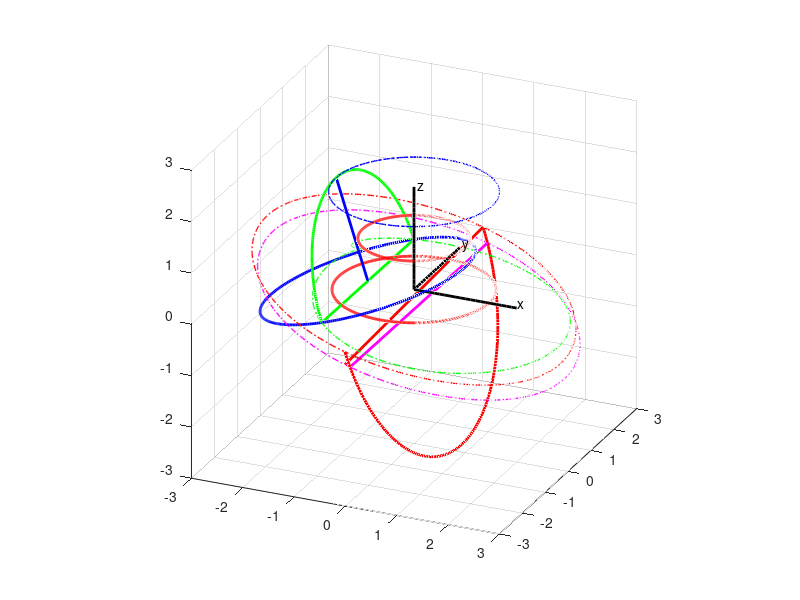

Write MATLAB code to recreate this figure.
% Plot moving 3D gear set with same size but lower part
% (show lower semi circle). The center of the smaller half piece
% is fixed.
% The max/min volume ratio depends on the angle
% try alpha=9, beta=gamma=18 (which leads to 2.6).
% Mengtang Li
% Apr 19
clear; clf; close all;

figure('OuterPosition', [50 50 1000 1000]);
grid minor; grid on; hold on;
% plot x-axis
xaxis_x = 0:0.1:2;
xaxis_y = zeros(1,size(xaxis_x,2));
xaxis_z = zeros(1,size(xaxis_x,2));
% plot y-axis
yaxis_x = zeros(1,size(xaxis_x,2));
yaxis_y = 0:0.1:2;
yaxis_z = zeros(1,size(xaxis_x,2));
% plot z-axis
zaxis_x = zeros(1,size(xaxis_x,2));
zaxis_y = zeros(1,size(xaxis_x,2));
zaxis_z = 0:0.1:2;
% specify the lengh of axis
xlim([-3 3]); ylim([-3 3]); zlim([-3 3]);
plot3(xaxis_x,xaxis_y,xaxis_z,'k','linewidth',2);
grid on; grid minor; hold on;
plot3(yaxis_x,yaxis_y,yaxis_z,'k','linewidth',2);
plot3(zaxis_x,zaxis_y,zaxis_z,'k','linewidth',2);
% legend('x-axis', 'y-axis', 'z-axis');
text(2.0,0.05,0.05,'x');
text(0.05,2.0,0.05,'y');
text(0.05,0.05,2.0,'z');
daspect([1 1 1]);
view(24,24);


alpha = 9*pi/180;
beta = 18*pi/180;
R = 1;
L = R*(2*sin(beta)-tan(beta))/(tan(beta)*sin(beta));
h = L;
angle = 0:0.01:2*pi;
n = size(angle,2);
x_record1 = zeros(1,n);
y_record1 = zeros(1,n);
z_record1 = zeros(1,n);
x_record2 = zeros(1,n);
y_record2 = zeros(1,n);
z_record2 = zeros(1,n);
x_record3 = zeros(1,n);
y_record3 = zeros(1,n);
z_record3 = zeros(1,n);
x_record4 = zeros(1,n);
y_record4 = zeros(1,n);
z_record4 = zeros(1,n);
x_record5 = zeros(1,n);
y_record5 = zeros(1,n);
z_record5 = zeros(1,n);
x_record6 = zeros(1,n);
y_record6 = zeros(1,n);
z_record6 = zeros(1,n);

plot3(L/2*cos(angle), L/2*sin(angle), 0*angle, 'r', 'linewidth',2)
plot3(R*cos(angle), R*sin(angle), 0*angle+R, 'r', 'linewidth',2)
pause(2);

for i = 1:1:n
    wt = angle(i);
    
%     Ainv = [ (3^(1/2)*cos(2*wt))/2,  (3^(1/2)*sin(2*wt))/2,    1/2;
%         -sin(2*wt),               cos(2*wt),              0;
%         -cos(2*wt)/2,            -sin(2*wt)/2,         3^(1/2)/2;];
    
    Ainv = [  cos(beta)*cos(2*wt),   cos(beta)*sin(2*wt),    sin(beta);
              -sin(2*wt),          cos(2*wt),                    0;
            -sin(beta)*cos(2*wt),   -sin(beta)*sin(2*wt),    cos(beta);];
    
    Binv = [ cos(-wt) sin(-wt) 0;
        -sin(-wt) cos(-wt) 0;
        0       0       1;];
    
    C = Binv*Ainv;
    % Now the C is correct
    
    % distance between origin and center of rotating circle
    R_x = -L*sin(beta)*cos(2*wt);
    R_y = -L*sin(beta)*sin(2*wt);
    R_z = 0;
    
    % the rotating circle [blue]
    theta = 0:0.02:2*pi;
    rho_x = 2*R*(cos(theta)*C(1,1)+sin(theta)*C(2,1));
    rho_y = 2*R*(cos(theta)*C(1,2)+sin(theta)*C(2,2));
    rho_z = 2*R*(cos(theta)*C(1,3)+sin(theta)*C(2,3));
    
    % lower part half circle [green]
    phi = 0:0.02:pi;
    rho2_x = 2*R*(cos(phi)*C(2,1)+sin(phi)*C(3,1));
    rho2_y = 2*R*(cos(phi)*C(2,2)+sin(phi)*C(3,2));
    rho2_z = 2*R*(cos(phi)*C(2,3)+sin(phi)*C(3,3));
    
    % bigger lower part half circle [cayon]
    phi = pi:0.02:2*pi;
    rho2_xe = 3*R*cos(phi)*C(2,1)+(3*R*sin(phi)-h)*C(3,1);
    rho2_ye = 3*R*cos(phi)*C(2,2)+(3*R*sin(phi)-h)*C(3,2);
    rho2_ze = 3*R*cos(phi)*C(2,3)+(3*R*sin(phi)-h)*C(3,3);
    % lowered bigger lower part half circle [cayon]
    phi2 = (pi+asin(0.1)):0.02:(2*pi-asin(0.1));
    rho2_xe2 = 3*R*cos(phi2)*C(2,1)+(3*R*sin(phi2)-(h-3*R*0.1))*C(3,1);
    rho2_ye2 = 3*R*cos(phi2)*C(2,2)+(3*R*sin(phi2)-(h-3*R*0.1))*C(3,2);
    rho2_ze2 = 3*R*cos(phi2)*C(2,3)+(3*R*sin(phi2)-(h-3*R*0.1))*C(3,3);
    
    % vertex of normal vector of radius R in moving frame
    rho_xvt = 0+0+2*R*C(3,1);
    rho_yvt = 0+0+2*R*C(3,2);
    rho_zvt = 0+0+2*R*C(3,3);
    % 1st point (0 deg) in moving frame
    rho_x1 = 2*R*(cos(0)*C(1,1)+sin(0)*C(2,1));
    rho_y1 = 2*R*(cos(0)*C(1,2)+sin(0)*C(2,2));
    rho_z1 = 2*R*(cos(0)*C(1,3)+sin(0)*C(2,3));
    % 2nd point (90 deg) in moving frame
    rho_x2 = 2*R*(cos(pi/2)*C(1,1)+sin(pi/2)*C(2,1));
    rho_y2 = 2*R*(cos(pi/2)*C(1,2)+sin(pi/2)*C(2,2));
    rho_z2 = 2*R*(cos(pi/2)*C(1,3)+sin(pi/2)*C(2,3));
    % 3rd point (180 deg) in moving frame
    rho_x3 = 2*R*(cos(pi)*C(1,1)+sin(pi)*C(2,1));
    rho_y3 = 2*R*(cos(pi)*C(1,2)+sin(pi)*C(2,2));
    rho_z3 = 2*R*(cos(pi)*C(1,3)+sin(pi)*C(2,3));
    % 4th point (270 deg) in moving frame
    rho_x4 = 2*R*(cos(3*pi/2)*C(1,1)+sin(3*pi/2)*C(2,1));
    rho_y4 = 2*R*(cos(3*pi/2)*C(1,2)+sin(3*pi/2)*C(2,2));
    rho_z4 = 2*R*(cos(3*pi/2)*C(1,3)+sin(3*pi/2)*C(2,3));
    % extended 2nd point (90 deg) in moving frame
    rho_x2e = 3*R*cos(pi/2)*C(1,1)+3*R*sin(pi/2)*C(2,1)-h*C(3,1);
    rho_y2e = 3*R*cos(pi/2)*C(1,2)+3*R*sin(pi/2)*C(2,2)-h*C(3,2);
    rho_z2e = 3*R*cos(pi/2)*C(1,3)+3*R*sin(pi/2)*C(2,3)-h*C(3,3);
    % lowered extended 2nd point (90 deg) in moving frame
    rho_x2e2 = 3*R*cos(pi+asin(0.1))*C(2,1)+(3*R*sin(pi+asin(0.1))-(h-3*R*0.1))*C(3,1);
    rho_y2e2 = 3*R*cos(pi+asin(0.1))*C(2,2)+(3*R*sin(pi+asin(0.1))-(h-3*R*0.1))*C(3,2);
    rho_z2e2 = 3*R*cos(pi+asin(0.1))*C(2,3)+(3*R*sin(pi+asin(0.1))-(h-3*R*0.1))*C(3,3);
    % extended 4nd point (270 deg) in moving frame
    rho_x4e = 3*R*cos(3*pi/2)*C(1,1)+3*R*sin(3*pi/2)*C(2,1)-h*C(3,1);
    rho_y4e = 3*R*cos(3*pi/2)*C(1,2)+3*R*sin(3*pi/2)*C(2,2)-h*C(3,2);
    rho_z4e = 3*R*cos(3*pi/2)*C(1,3)+3*R*sin(3*pi/2)*C(2,3)-h*C(3,3);
    % lowered extended 4nd point (270 deg) in moving frame
    rho_x4e2 = 3*R*cos(2*pi-asin(0.1))*C(2,1)+(3*R*sin(2*pi-asin(0.1))-(h-3*R*0.1))*C(3,1);
    rho_y4e2 = 3*R*cos(2*pi-asin(0.1))*C(2,2)+(3*R*sin(2*pi-asin(0.1))-(h-3*R*0.1))*C(3,2);
    rho_z4e2 = 3*R*cos(2*pi-asin(0.1))*C(2,3)+(3*R*sin(2*pi-asin(0.1))-(h-3*R*0.1))*C(3,3);
    % center of moving circle in fixed frame
    r_x = R_x + rho_x;
    r_y = R_y + rho_y;
    r_z = R_z + rho_z;
    %vertex of normal vector of radius R in fixed frame
    r_xvt = R_x + rho_xvt;  x_record1(i) = r_xvt;
    r_yvt = R_y + rho_yvt;  y_record1(i) = r_yvt;
    r_zvt = R_z + rho_zvt;  z_record1(i) = r_zvt;
    % 1st point (0 deg) in fixed frame
    r_x1 = R_x + rho_x1;  x_record2(i) = r_x1;
    r_y1 = R_y + rho_y1;  y_record2(i) = r_y1;
    r_z1 = R_z + rho_z1;  z_record2(i) = r_z1;
    % 2nd point (90 deg) in fixed frame
    r_x2 = R_x + rho_x2;  x_record3(i) = r_x2;
    r_y2 = R_y + rho_y2;  y_record3(i) = r_y2;
    r_z2 = R_z + rho_z2;  z_record3(i) = r_z2;
    % 3rd point (180 deg) in fixed frame
    r_x3 = R_x + rho_x3;
    r_y3 = R_y + rho_y3;
    r_z3 = R_z + rho_z3;
    % 4th point (270 deg) in fixed frame
    r_x4 = R_x + rho_x4;
    r_y4 = R_y + rho_y4;
    r_z4 = R_z + rho_z4;
    % lower part half circle
    r2_x = R_x + rho2_x;
    r2_y = R_y + rho2_y;
    r2_z = R_z + rho2_z;
    % bigger lower part half circle
    r2_xe = R_x + rho2_xe;
    r2_ye = R_y + rho2_ye;
    r2_ze = R_z + rho2_ze + cos(beta)*h;
    %!! lowered bigger lower part half circle
    r2_xe2 = R_x + rho2_xe2 + 0.3*R*sin(beta); % just translation. same
    r2_ye2 = R_y + rho2_ye2 + 0;         % trajectory.
    r2_ze2 = R_z + rho2_ze2 + cos(beta)*h - 0.3*R*cos(beta);
    % extended 2nd point (90 deg) in moving frame
    r_x2e = R_x + rho_x2e;  x_record4(i) = r_x2e;
    r_y2e = R_y + rho_y2e;  y_record4(i) = r_y2e;
    r_z2e = R_z + rho_z2e + cos(beta)*h;  z_record4(i) = r_z2e;
    %!! lowered extended 2nd point (90 deg) in moving frame
    r_x2e2 = R_x + rho_x2e2 + 0.3*R*sin(beta);  x_record5(i) = r_x2e2;
    r_y2e2 = R_y + rho_y2e2 + 0;  y_record5(i) = r_y2e2;
    r_z2e2 = R_z + rho_z2e2 + cos(beta)*h - 0.3*R*cos(beta);  z_record5(i) = r_z2e2;
    % extended 4th point (270 deg) in moving frame
    r_x4e = R_x + rho_x4e;
    r_y4e = R_y + rho_y4e;
    r_z4e = R_z + rho_z4e + (3^0.5)/2*h;
    %!! lowered extended 4th point (270 deg) in moving frame
    r_x4e2 = R_x + rho_x4e2 + 0.3*R*sin(beta);
    r_y4e2 = R_y + rho_y4e2 + 0;
    r_z4e2 = R_z + rho_z4e2 + cos(beta)*h - 0.3*R*cos(beta);
    
    x_record6(i) = (r_x2e2+r_x4e2)/2;
    y_record6(i) = (r_y2e2+r_y4e2)/2;
    z_record6(i) = (r_z2e2+r_z4e2)/2;
    
    plotcircle1 = plot3(r_x,r_y,r_z,'b','linewidth',2);
    plotcircle2 = plot3(r2_x,r2_y,r2_z,'g','linewidth',2);
    plotcircle3 = plot3(r2_xe,r2_ye,r2_ze,'r','linewidth',2);
    plotcircle4 = plot3(r2_xe2,r2_ye2,r2_ze2,'m','linewidth',2);
    plotline0 = plot3([R_x; r_xvt], [R_y; r_yvt], [R_z; r_zvt],'b','linewidth',2);
    plotline1 = plot3([r_x2; r_x4], [r_y2; r_y4], [r_z2; r_z4],'g','linewidth',2); %!!
    plotline2 = plot3([r_x2e; r_x4e], [r_y2e; r_y4e], [r_z2e; r_z4e],'r','linewidth',2);
    plotline3 = plot3([r_x2e2; r_x4e2], [r_y2e2; r_y4e2], [r_z2e2; r_z4e2],'m','linewidth',2);
    
    pause(0.02);
    if (i < n)
        delete(plotcircle1);
        delete(plotcircle2);
        delete(plotcircle3);
        delete(plotcircle4);
        delete(plotline0);
        delete(plotline1);
        delete(plotline2);
        delete(plotline3);
    end
    
end
plot3(x_record1, y_record1, z_record1, 'b-.','linewidth',1);
plot3(x_record3, y_record3, z_record3, 'g-.','linewidth',1);
plot3(x_record4, y_record4, z_record4, 'r-.','linewidth',1);
plot3(x_record5, y_record5, z_record5, 'm-.','linewidth',1);
plot3(x_record6, y_record6, z_record6, 'k-.','linewidth',1);